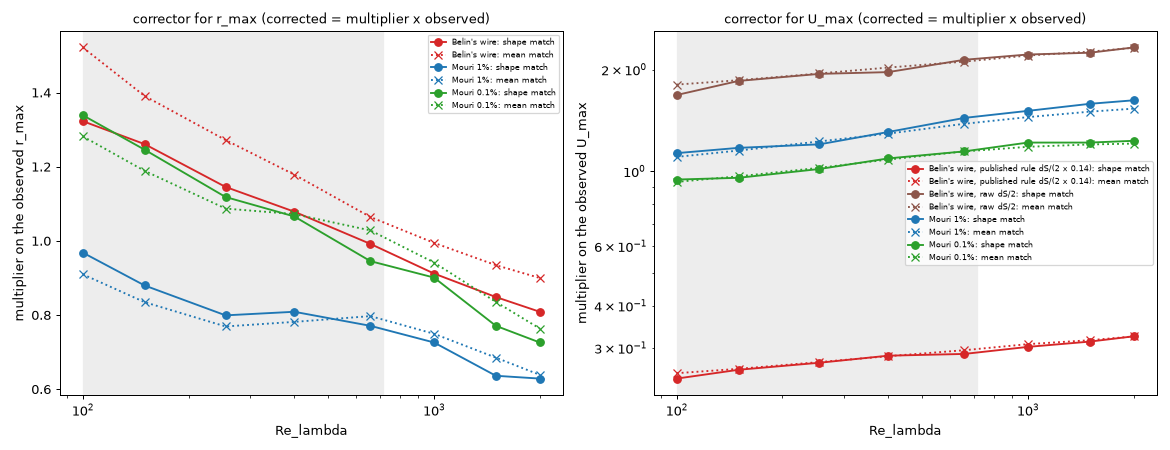

This chart was generated by the following Python code:
"""belin_correctors.py  v01  The multiplier that makes each observed distribution of the model self-similar to the real (generated) one: the corrector to apply to the data of each probe and method.
Observed  Belin's wire, events read: r (half the extrema spacing), U with his published rule dS / (2 x 0.14), and the raw reading dS / 2; Mouri's crossed wire: the 1% and 0.1% classes, r and U per event (belin_range_numbers.py, window +-10 R).
Multiplier m  the factor that, applied to the observed values, brings their distribution closest to the real distribution (the generated population, area 1): (a) matching the means, (b) minimum L1 distance between the two pdfs (the shape match), (c) matching the modes.
Use       corrected value = m x observed value.  For Belin's published U: m_published = m_raw x 0.14, m_raw = 1 / sin alpha* (the constant of belin_sin_alpha_equiv.py).
Output    belin_correctors.json; belin_correctors.png (m against Re_lambda); belin_correctors_dists.png (the corrected curves against the real one, Re_lambda 255 and 659).
Usage     python belin_correctors.py [--n 40000]
Versions  M01 m01.v01 (2026-11-13): first version.
"""
import argparse
import json
import os
import sys

import matplotlib
matplotlib.use("Agg")
import matplotlib.pyplot as plt
import numpy as np

HERE = os.path.dirname(os.path.abspath(__file__))
sys.path.insert(0, HERE)
import chord_belin_sens as cs         # noqa: E402
import chord_belin_sens_fit as sf     # noqa: E402
import belin_range_numbers as rn      # noqa: E402

RE_RANGE = (100, 150, 255, 400, 659, 1000, 1500, 2000)
EDGES = {"r": np.linspace(0, 60, 241), "U": np.linspace(0, 200, 401)}
GRID = np.exp(np.linspace(np.log(0.05), np.log(6.0), 400))


def pdf(v, w, edges):
    h = np.histogram(v, edges, weights=w)[0].astype(float)
    return h / max(h.sum() * (edges[1] - edges[0]), 1e-30)


def mode(v, w, edges):
    h = np.histogram(v, edges, weights=w)[0]
    k = int(np.argmax(h))
    return 0.5 * (edges[k] + edges[k + 1])


def multipliers(obs, w, true, kind):
    """The multipliers of observed values obs (weights w) that match the real values true (all tubes, equal weights)."""
    e = EDGES[kind]
    ref = pdf(true, np.ones_like(true), e)
    cost = [np.sum(np.abs(pdf(obs * m, w, e) - ref)) for m in GRID]
    return dict(mean=float(np.mean(true) / (np.sum(obs * w) / np.sum(w))), shape=float(GRID[int(np.argmin(cost))]),
                mode=float(mode(true, np.ones_like(true), e) / mode(obs, w, e)))


def main():
    ap = argparse.ArgumentParser()
    ap.add_argument("--n", type=int, default=40000)
    ap.add_argument("--params", type=float, nargs=4, default=[7.29, 0.58, 2.58, 0.38])
    args = ap.parse_args()
    cfg = sf.config(np.log(np.array(args.params)))
    out, demo = [], {}
    for Rl in RE_RANGE:
        res = cs.run(Rl, cfg, args.n, 11)
        ev = rn.mouri_events(Rl, cfg, args.n)
        w, rd = res["w"], res["rd"]
        c1, c01 = ev["peak"] >= rn.K1, ev["peak"] >= rn.K01
        curves = {"r": {"Belin's wire": (res["r_read"][rd], w[rd]), "Mouri 1%": (ev["r_obs"][c1], ev["w"][c1]), "Mouri 0.1%": (ev["r_obs"][c01], ev["w"][c01])},
                  "U": {"Belin's wire, published rule dS/(2 x 0.14)": (res["amp"][rd] / cs.SIN_BELIN, w[rd]), "Belin's wire, raw dS/2": (res["amp"][rd], w[rd]),
                        "Mouri 1%": (ev["u_obs"][c1], ev["w"][c1]), "Mouri 0.1%": (ev["u_obs"][c01], ev["w"][c01])}}
        truth = {"r": res["r"], "U": res["umax"]}
        row = dict(Re_lambda=Rl)
        for kind in ("r", "U"):
            row[kind] = {name: multipliers(v, wt, truth[kind], kind) for name, (v, wt) in curves[kind].items()}
        out.append(row)
        demo[Rl] = dict(curves=curves, truth=truth, mult=row)
        print(Rl, {k: {n: round(m["shape"], 3) for n, m in row[k].items()} for k in ("r", "U")}, flush=True)
    json.dump(out, open(os.path.join(HERE, "belin_correctors.json"), "w"), indent=1)
    colours = {"Belin's wire": "tab:red", "Belin's wire, published rule dS/(2 x 0.14)": "tab:red", "Belin's wire, raw dS/2": "tab:brown", "Mouri 1%": "tab:blue", "Mouri 0.1%": "tab:green"}
    fig, ax = plt.subplots(1, 2, figsize=(13, 5))
    for col, kind in enumerate(("r", "U")):
        a = ax[col]
        for name in out[0][kind]:
            a.plot(RE_RANGE, [r[kind][name]["shape"] for r in out], "o-", color=colours[name], label=name + ": shape match")
            a.plot(RE_RANGE, [r[kind][name]["mean"] for r in out], "x:", color=colours[name], label=name + ": mean match")
        a.axvspan(100, 718, color="0.93", zorder=0)
        a.set_xscale("log")
        if kind == "U":
            a.set_yscale("log")
        a.set_xlabel("Re_lambda")
        a.set_ylabel("multiplier on the observed %s" % ("r_max" if kind == "r" else "U_max"))
        a.legend(fontsize=6)
        a.set_title("corrector for %s (corrected = multiplier x observed)" % ("r_max" if kind == "r" else "U_max"), fontsize=10)
    fig.tight_layout()
    fig.savefig(os.path.join(HERE, "belin_correctors.png"), dpi=90)
    fig, ax = plt.subplots(2, 2, figsize=(13, 9))
    for row, Rl in enumerate((255, 659)):
        for col, kind in enumerate(("r", "U")):
            b = ax[row, col]
            e = EDGES[kind]
            mid = 0.5 * (e[1:] + e[:-1])
            d = demo[Rl]
            b.plot(mid, pdf(d["truth"][kind], np.ones_like(d["truth"][kind]), e), "k", lw=2.4, label="real distribution")
            for name, (v, wt) in d["curves"][kind].items():
                m = d["mult"][kind][name]["shape"]
                b.plot(mid, pdf(v * m, wt, e), color=colours[name], lw=1.8, label="%s x %.2f" % (name, m))
            b.set_xlim(0, 30 if kind == "r" else 80)
            b.set_xlabel("r_max / eta" if kind == "r" else "U_max / U_eta")
            b.set_ylabel("pdf (area 1)")
            b.set_title("Re_lambda %d: observed distributions after the shape-match multiplier" % Rl, fontsize=9)
            b.legend(fontsize=7)
    fig.tight_layout()
    fig.savefig(os.path.join(HERE, "belin_correctors_dists.png"), dpi=90)


if __name__ == "__main__":
    main()
